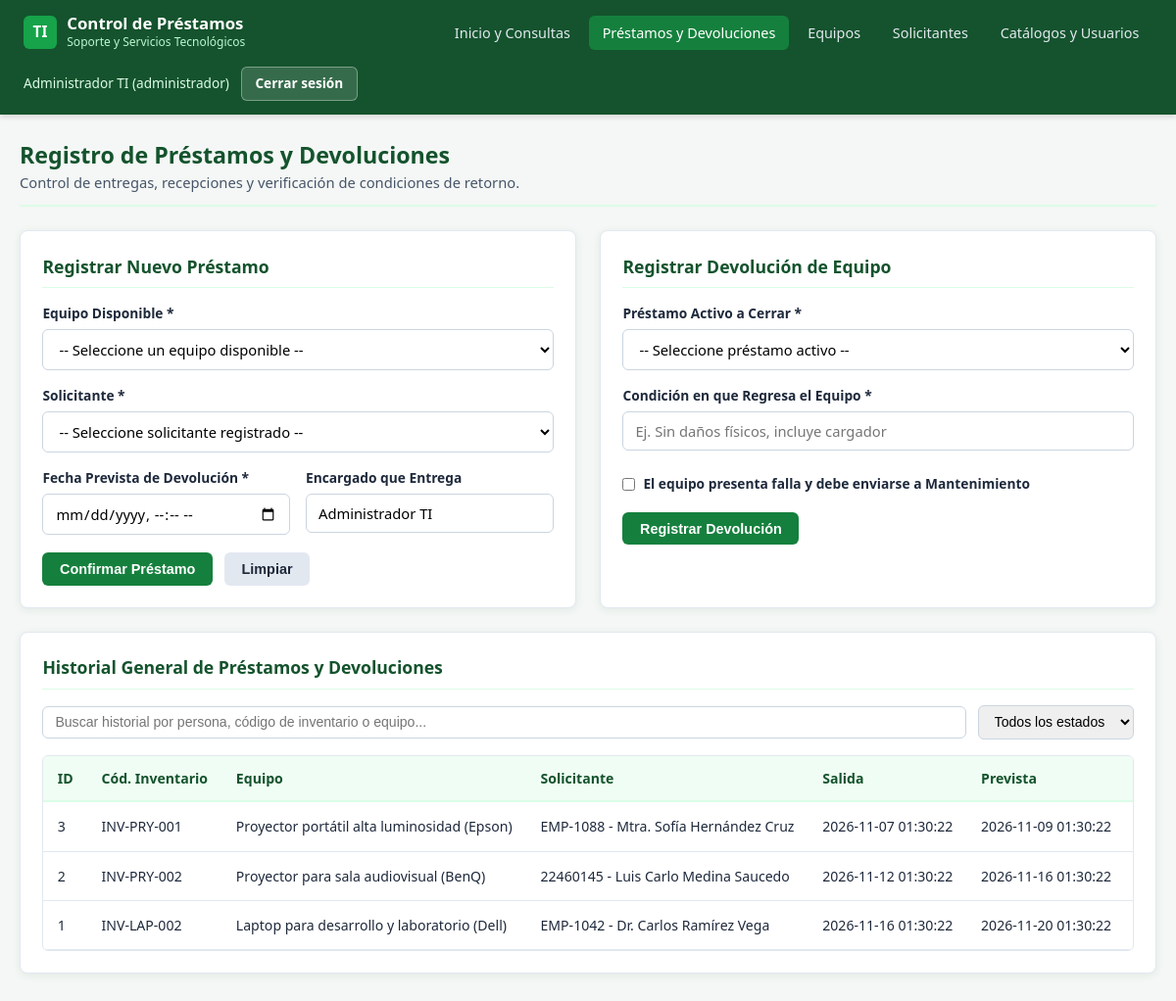
The app's page /prestamos.php (signed in) with its own data.
### tables this page shows
CREATE TABLE prestamos (
    id_prestamo INT UNSIGNED AUTO_INCREMENT,
    id_equipo INT UNSIGNED NOT NULL,
    id_solicitante INT UNSIGNED NOT NULL,
    id_usuario_entrega INT UNSIGNED NOT NULL,
    id_usuario_recibe INT UNSIGNED NULL,
    fecha_prestamo DATETIME NOT NULL DEFAULT CURRENT_TIMESTAMP,
    fecha_prevista_devolucion DATETIME NOT NULL,
    fecha_devolucion_real DATETIME NULL,
    estado_prestamo ENUM('activo', 'devuelto', 'vencido') NOT NULL DEFAULT 'activo',
    condicion_devolucion VARCHAR(150) NULL,
    requiere_mantenimiento TINYINT(1) NOT NULL DEFAULT 0,
    
    CONSTRAINT pk_prestamos PRIMARY KEY (id_prestamo),
    CONSTRAINT chk_fechas_prestamo CHECK (fecha_prevista_devolucion >= fecha_prestamo),
    CONSTRAINT chk_fecha_devolucion CHECK (fecha_devolucion_real IS NULL OR fecha_devolucion_real >= fecha_prestamo),
    
    CONSTRAINT fk_prestamos_equipo
        FOREIGN KEY (id_equipo) REFERENCES equipos (id_equipo)
        ON UPDATE CASCADE
        ON DELETE RESTRICT,
    CONSTRAINT fk_prestamos_solicitante
        FOREIGN KEY (id_solicitante) REFERENCES solicitantes (id_solicitante)
        ON UPDATE CASCADE
        ON DELETE RESTRICT,
        
    CONSTRAINT fk_prestamos_usuario_entrega
        FOREIGN KEY (id_usuario_entrega) REFERENCES usuarios (id_usuario)
        ON UPDATE CASCADE
        ON DELETE RESTRICT,
        
    CONSTRAINT fk_prestamos_usuario_recibe
        FOREIGN KEY (id_usuario_recibe) REFERENCES usuarios (id_usuario)
        ON UPDATE CASCADE
        ON DELETE RESTRICT
        
);

CREATE TABLE equipos (
    id_equipo INT UNSIGNED AUTO_INCREMENT,
    codigo_inventario VARCHAR(50) NOT NULL,
    numero_serie VARCHAR(80) NULL,
    descripcion VARCHAR(150) NOT NULL,
    marca VARCHAR(60) NOT NULL,
    modelo VARCHAR(80) NOT NULL,
    id_categoria INT UNSIGNED NOT NULL,
    estado ENUM('disponible', 'prestado', 'mantenimiento', 'baja') NOT NULL DEFAULT 'disponible',
    condicion_fisica VARCHAR(150) NOT NULL DEFAULT 'Óptima',
    
    CONSTRAINT pk_equipos PRIMARY KEY (id_equipo),
    CONSTRAINT uq_equipos_inventario UNIQUE (codigo_inventario),
    CONSTRAINT uq_equipos_serie UNIQUE (numero_serie),
    
    CONSTRAINT fk_equipos_categoria
        FOREIGN KEY (id_categoria) REFERENCES categorias (id_categoria)
        ON UPDATE CASCADE
        ON DELETE RESTRICT
        
);

CREATE TABLE solicitantes (
    id_solicitante INT UNSIGNED AUTO_INCREMENT,
    numero_control VARCHAR(30) NOT NULL,
    nombre_completo VARCHAR(120) NOT NULL,
    id_departamento INT UNSIGNED NOT NULL,
    
    CONSTRAINT pk_solicitantes PRIMARY KEY (id_solicitante),
    CONSTRAINT uq_solicitantes_num UNIQUE (numero_control),
    
    CONSTRAINT fk_solicitantes_departamento
        FOREIGN KEY (id_departamento) REFERENCES departamentos (id_departamento)
        ON UPDATE CASCADE
        ON DELETE RESTRICT
        
);

### config/auth.php (called while the page is built, shortened)
<?php
function esAdmin(): bool {
    return isset($_SESSION['rol']) && $_SESSION['rol'] === 'administrador';
}

### prestamos.php (the view, shortened to what this page needs)
<?php
require_once 'config/auth.php';
require_once 'config/conexion.php';
$pdo->exec("UPDATE prestamos
            SET estado_prestamo = 'vencido'
            WHERE estado_prestamo = 'activo'
              AND fecha_prevista_devolucion < NOW()");
$historial = $pdo->query("
    SELECT p.id_prestamo, p.fecha_prestamo, p.fecha_prevista_devolucion, p.fecha_devolucion_real,
           p.estado_prestamo, p.condicion_devolucion,
           e.codigo_inventario, e.descripcion AS equipo, e.marca, e.modelo,
           s.numero_control, s.nombre_completo AS solicitante,
           u_ent.nombre_completo AS usuario_entrega,
           u_rec.nombre_completo AS usuario_recibe
    FROM prestamos p
    INNER JOIN equipos e ON p.id_equipo = e.id_equipo
    INNER JOIN solicitantes s ON p.id_solicitante = s.id_solicitante
    INNER JOIN usuarios u_ent ON p.id_usuario_entrega = u_ent.id_usuario
    LEFT JOIN usuarios u_rec ON p.id_usuario_recibe = u_rec.id_usuario
    ORDER BY p.id_prestamo DESC
")->fetchAll();
$filtroInicial = trim($_GET['buscar'] ?? '');
?>
<!DOCTYPE html>
<html lang="es">
<head>
    <link rel="stylesheet" href="css/estilos.css">
</head>
<body>
<header class="navbar">
    <div class="navbar-contenedor">
        <a href="index.php" class="marca">
            <span class="marca-icono">TI</span>
            <div class="marca-texto">
                <h1>Control de Préstamos</h1>
                <span>Soporte y Servicios Tecnológicos</span>
            </div>
        </a>
        <ul class="nav-enlaces" id="navEnlaces">
            <li><a href="index.php">Inicio y Consultas</a></li>
            <li><a href="prestamos.php" class="activo">Préstamos y Devoluciones</a></li>
            <li><a href="equipos.php">Equipos</a></li>
            <li><a href="solicitantes.php">Solicitantes</a></li>
            <li><a href="catalogos.php">Catálogos y Usuarios</a></li>
        </ul>
        <div class="nav-usuario">
            <span class="usuario-activo"><?= htmlspecialchars($_SESSION['nombre']) ?> (<?= htmlspecialchars($_SESSION['rol']) ?>)</span>
            <a href="logout.php" class="btn-cerrar-sesion">Cerrar sesión</a>
        </div>
    </div>
</header>
<main class="contenedor">
    <div class="encabezado-seccion">
        <div>
            <h2>Registro de Préstamos y Devoluciones</h2>
            <p>Control de entregas, recepciones y verificación de condiciones de retorno.</p>
        </div>
    </div>
    <?php if (esAdmin()): ?>
    <div class="grid-dos-columnas">
        <section class="panel">
            <div class="panel-titulo">Registrar Nuevo Préstamo</div>
            <form method="POST" action="prestamos.php">
                <div class="form-grid">
                    <div class="campo ancho-completo">
                        <label for="id_equipo">Equipo Disponible *</label>
                        <select id="id_equipo" name="id_equipo" required>
                            <option value="">-- Seleccione un equipo disponible --</option>
                        </select>
                    </div>
                    <div class="campo ancho-completo">
                        <label for="id_solicitante">Solicitante *</label>
                        <select id="id_solicitante" name="id_solicitante" required>
                            <option value="">-- Seleccione solicitante registrado --</option>
                        </select>
                    </div>
                    <div class="campo">
                        <label for="fecha_prevista_devolucion">Fecha Prevista de Devolución *</label>
                        <input type="datetime-local" id="fecha_prevista_devolucion" name="fecha_prevista_devolucion" required>
                    </div>
                    <div class="campo">
                        <label for="usuario_entrega">Encargado que Entrega</label>
                        <input type="text" id="usuario_entrega" value="<?= htmlspecialchars($_SESSION['nombre']) ?>" readonly>
                    </div>
                </div>
                <div class="acciones-form">
                    <button type="submit" class="btn btn-primario">Confirmar Préstamo</button>
                    <button type="reset" class="btn btn-secundario">Limpiar</button>
                </div>
            </form>
        </section>
        <section class="panel">
            <div class="panel-titulo">Registrar Devolución de Equipo</div>
            <form method="POST" action="prestamos.php">
                <div class="form-grid">
                    <div class="campo ancho-completo">
                        <label for="id_prestamo_dev">Préstamo Activo a Cerrar *</label>
                        <select id="id_prestamo_dev" name="id_prestamo" required>
                            <option value="">-- Seleccione préstamo activo --</option>
                        </select>
                    </div>
                    <div class="campo ancho-completo">
                        <label for="condicion_devolucion">Condición en que Regresa el Equipo *</label>
                        <input type="text" id="condicion_devolucion" name="condicion_devolucion" placeholder="Ej. Sin daños físicos, incluye cargador" required>
                    </div>
                    <div class="campo ancho-completo">
                        <label class="campo-check">
                            <input type="checkbox" id="requiere_mantenimiento" name="requiere_mantenimiento" value="1">
                            <span>El equipo presenta falla y debe enviarse a <strong>Mantenimiento</strong></span>
                        </label>
                    </div>
                </div>
                <div class="acciones-form">
                    <button type="submit" class="btn btn-primario">Registrar Devolución</button>
                </div>
            </form>
        </section>
    </div>
    <?php endif; ?>
    <section class="panel">
        <div class="panel-titulo">Historial General de Préstamos y Devoluciones</div>
        <div class="barra-filtros">
            <input type="text" id="inputBuscarHistorial" value="<?= htmlspecialchars($filtroInicial) ?>" placeholder="Buscar historial por persona, código de inventario o equipo..." data-tabla-filtro="tablaHistorialPrestamos">
            <select data-tabla-estado="tablaHistorialPrestamos">
                <option value="">Todos los estados</option>
            </select>
        </div>
        <div class="tabla-contenedor">
            <table id="tablaHistorialPrestamos">
                <thead>
                    <tr>
                        <th>ID</th>
                        <th>Cód. Inventario</th>
                        <th>Equipo</th>
                        <th>Solicitante</th>
                        <th>Salida</th>
                        <th>Prevista</th>
                        <th>Devolución Real</th>
                    </tr>
                </thead>
                <tbody>
                    <?php if (empty($historial)): ?>
                        <tr class="fila-vacia">
                            <td colspan="9">No hay movimientos de préstamos registrados.</td>
                        </tr>
                    <?php else: ?>
                        <?php foreach ($historial as $h): ?>
                            <tr data-estado="<?= htmlspecialchars($h['estado_prestamo']) ?>">
                                <td><?= (int)$h['id_prestamo'] ?></td>
                                <td><?= htmlspecialchars($h['codigo_inventario']) ?></td>
                                <td><?= htmlspecialchars($h['equipo'] . ' (' . $h['marca'] . ')') ?></td>
                                <td><?= htmlspecialchars($h['numero_control'] . ' - ' . $h['solicitante']) ?></td>
                                <td><?= htmlspecialchars($h['fecha_prestamo']) ?></td>
                                <td><?= htmlspecialchars($h['fecha_prevista_devolucion']) ?></td>
                                <td><?= htmlspecialchars($h['fecha_devolucion_real'] ?? 'Pendiente') ?></td>
                            </tr>
                        <?php endforeach; ?>
                    <?php endif; ?>
                </tbody>
            </table>
        </div>
    </section>
</main>
</body>
</html>

### records on screen
prestamos: id_prestamo "3", id_equipo.codigo_inventario "INV-PRY-001", id_equipo.marca "Proyector portátil alta luminosidad (Epson)", id_solicitante.nombre_completo "EMP-1088 - Mtra. Sofía Hernández Cruz", fecha_prestamo "2026-11-07 01:30:22", fecha_prevista_devolucion "2026-11-09 01:30:22"
prestamos: id_prestamo "2", id_equipo.codigo_inventario "INV-PRY-002", id_equipo.marca "Proyector para sala audiovisual (BenQ)", id_solicitante.nombre_completo "22460145 - Luis Carlo Medina Saucedo", fecha_prestamo "2026-11-12 01:30:22", fecha_prevista_devolucion "2026-11-16 01:30:22"
prestamos: id_prestamo "1", id_equipo.codigo_inventario "INV-LAP-002", id_equipo.marca "Laptop para desarrollo y laboratorio (Dell)", id_solicitante.nombre_completo "EMP-1042 - Dr. Carlos Ramírez Vega", fecha_prestamo "2026-11-16 01:30:22", fecha_prevista_devolucion "2026-11-20 01:30:22"

### other values on screen
$_SESSION['nombre'] "Administrador TI"
$_SESSION['rol'] "administrador"
